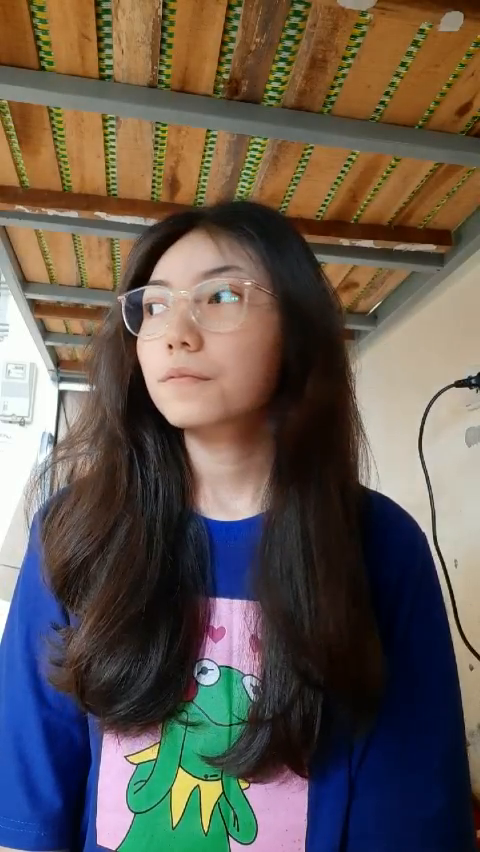
#> input picture frame 64 of video/Anh/Anh01.mp4, 480 x 852 px
$ python GetImageFromVideo.py
#> lines starting #> are read from the running program, lines starting #| are printed output that depends on the picture
import cv2
import time

def main():
    cap = cv2.VideoCapture('./video/Anh/Anh01.mp4')
    # Resolution 640*480
    time.sleep(1)
    if cap is None or not cap.isOpened():
        print('Khong the mo file video')
        return
    cv2.namedWindow('Image', cv2.WINDOW_AUTOSIZE);
    n = 1
    dem = 20
    while True:
        [success, img] = cap.read()
#> img is the input picture: shape (852, 480, 3); mean B, G, R 79.5, 88.1, 98.2
        ch = cv2.waitKey(30)
#> (key Esc is pressed here)
        if success:
            img = cv2.flip(img, 0)
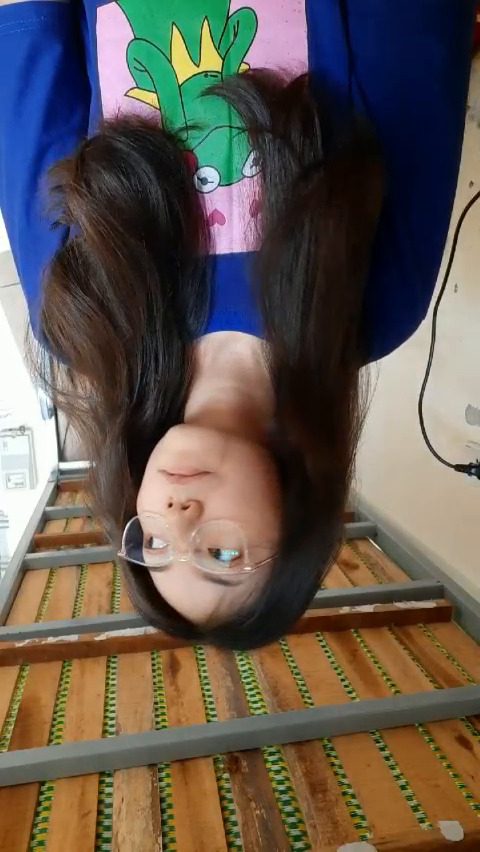
#> img: shape (852, 480, 3); mean B, G, R 79.5, 88.1, 98.2
            img = cv2.rotate(img, cv2.ROTATE_180)
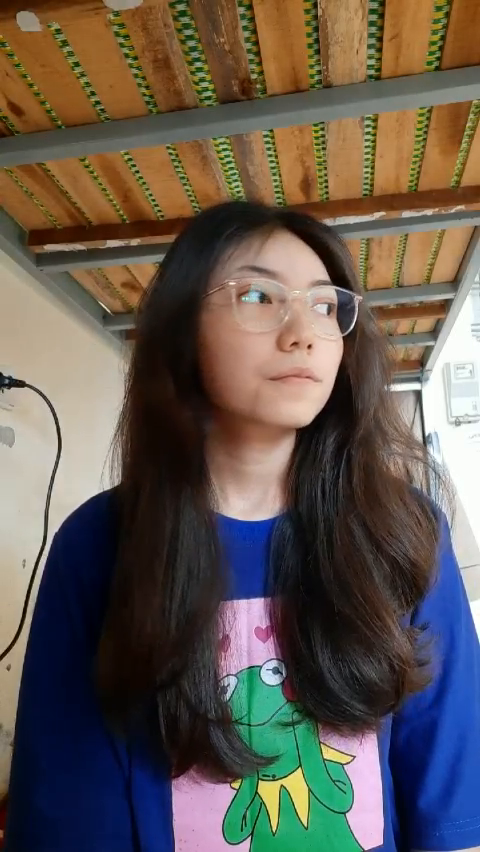
#> img: shape (852, 480, 3); mean B, G, R 79.5, 88.1, 98.2
            imgROI = img[40:(40+480),:] # Tao ra anh 480x480
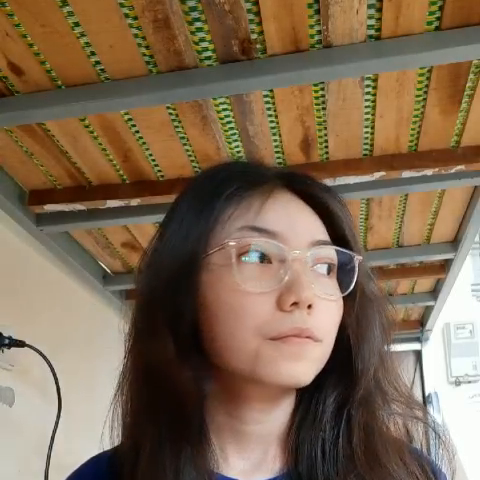
#> imgROI: shape (480, 480, 3); mean B, G, R 81.7, 105.1, 126.8

            imgROI = cv2.resize(imgROI,(320,320))
#> imgROI: shape (320, 320, 3)
            cv2.imshow('Image', imgROI)
        else:
            break
        if n%4 == 0:
            filename = './test/BanAnh_%04d.bmp'%(dem)
            cv2.imwrite(filename, imgROI)
            dem = dem + 1
        n = n + 1
    return

if __name__ == "__main__":
    main()

$ run again, starting later in the video
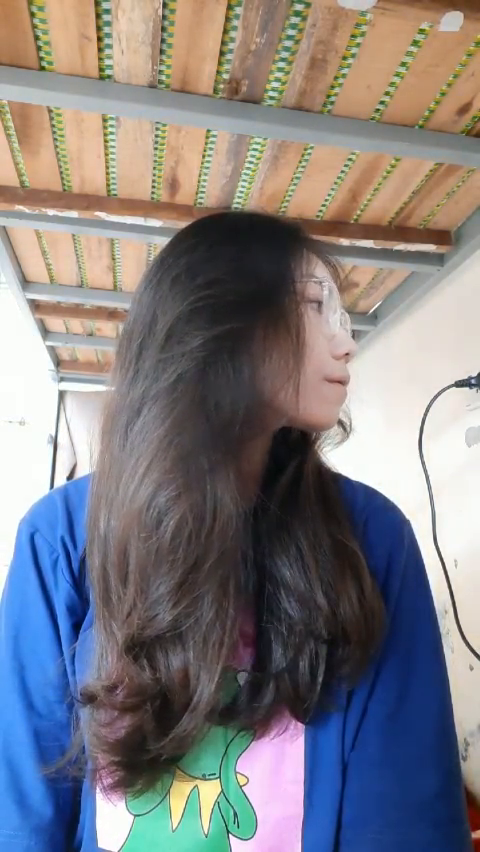
#> input picture frame 291 of video/Anh/Anh01.mp4, 480 x 852 px
#> in main, img is the input picture: shape (852, 480, 3); mean B, G, R 128.9, 125.5, 128
#> in main, `img = cv2.rotate(img, cv2.ROTATE_180)`:
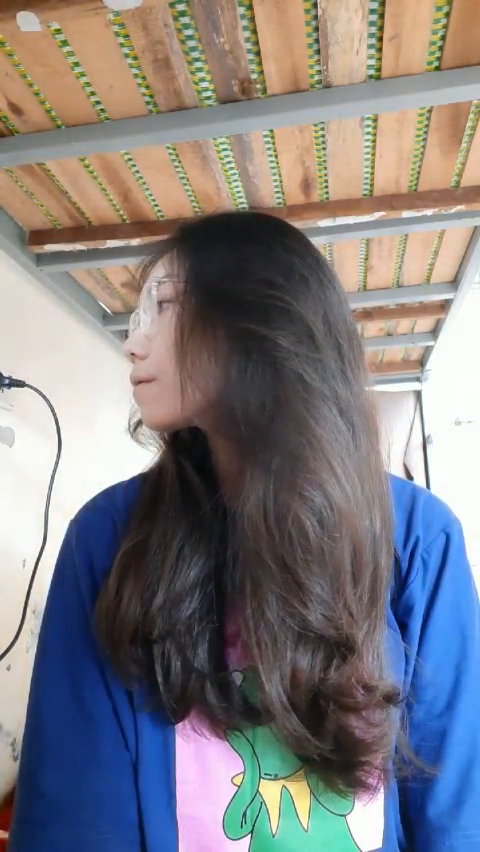
#> img: shape (852, 480, 3); mean B, G, R 128.9, 125.5, 128
#> in main, `imgROI = img[40:(40+480),:]`:
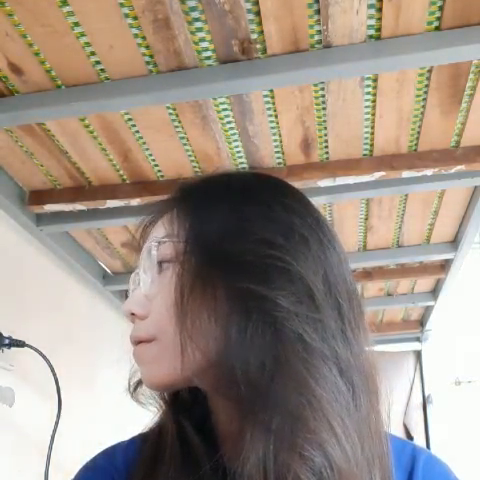
#> imgROI: shape (480, 480, 3); mean B, G, R 133.5, 145.2, 158.2

$ run again, starting later in the video
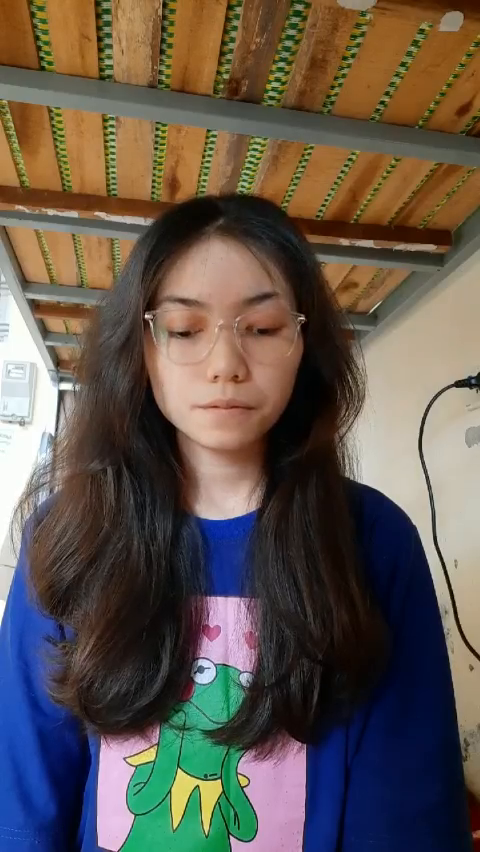
#> input picture frame 517 of video/Anh/Anh01.mp4, 480 x 852 px
#> in main, img is the input picture: shape (852, 480, 3); mean B, G, R 77.1, 86.3, 97.1
#> in main, `img = cv2.rotate(img, cv2.ROTATE_180)`:
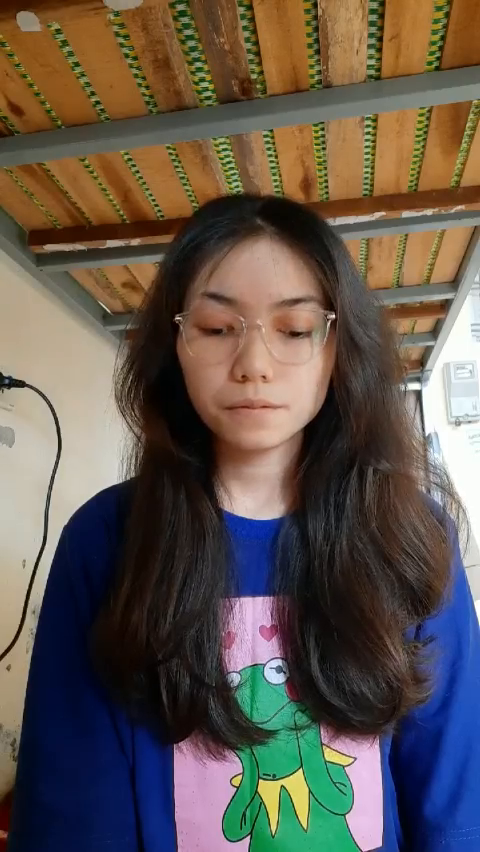
#> img: shape (852, 480, 3); mean B, G, R 77.1, 86.3, 97.1
#> in main, `imgROI = img[40:(40+480),:]`:
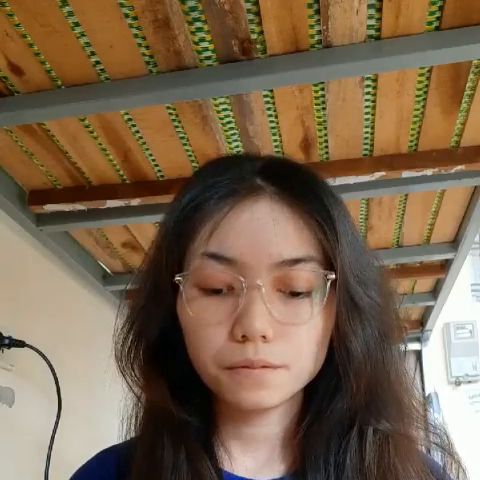
#> imgROI: shape (480, 480, 3); mean B, G, R 77.4, 101.5, 123.7
